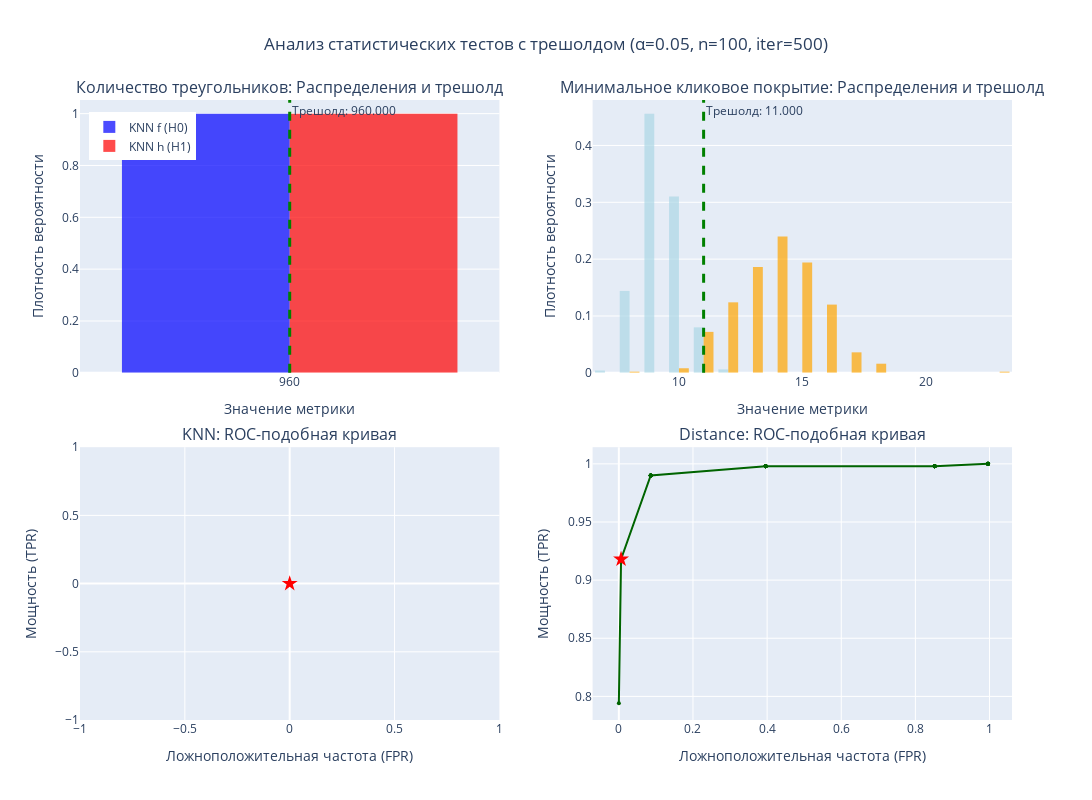

The notebook cell this image was saved under:
### Code cell
fig = make_subplots(
    rows=2,
    cols=2,
    subplot_titles=(
        "Количество треугольников: Распределения и трешолд",
        "Минимальное кликовое покрытие: Распределения и трешолд",
        "KNN: ROC-подобная кривая",
        "Distance: ROC-подобная кривая",
    ),
    specs=[
        [{"secondary_y": False}, {"secondary_y": False}],
        [{"secondary_y": False}, {"secondary_y": False}],
    ],
    vertical_spacing=0.12,
    horizontal_spacing=0.1,
)

fig.add_trace(
    go.Histogram(
        x=knn_f,
        name="KNN f (H0)",
        opacity=0.7,
        nbinsx=30,
        marker_color="blue",
        histnorm="probability density",
    ),
    row=1,
    col=1,
)

fig.add_trace(
    go.Histogram(
        x=knn_h,
        name="KNN h (H1)",
        opacity=0.7,
        nbinsx=30,
        marker_color="red",
        histnorm="probability density",
    ),
    row=1,
    col=1,
)

fig.add_vline(
    x=knn_thr,
    line=dict(color="green", width=3, dash="dash"),
    annotation_text=f"Трешолд: {knn_thr:.3f}",
    row=1,
    col=1,
)

fig.add_trace(
    go.Histogram(
        x=dist_f,
        name="Distance f (H0)",
        opacity=0.7,
        nbinsx=30,
        marker_color="lightblue",
        histnorm="probability density",
        showlegend=False,
    ),
    row=1,
    col=2,
)

fig.add_trace(
    go.Histogram(
        x=dist_h,
        name="Distance h (H1)",
        opacity=0.7,
        nbinsx=30,
        marker_color="orange",
        histnorm="probability density",
        showlegend=False,
    ),
    row=1,
    col=2,
)

fig.add_vline(
    x=dist_thr,
    line=dict(color="green", width=3, dash="dash"),
    annotation_text=f"Трешолд: {dist_thr:.3f}",
    row=1,
    col=2,
)

thresholds_knn: np.ndarray = np.linspace(min(knn_f), max(knn_f), 50)
power_knn: List[float] = [
    sum(np.array(knn_h) > thr) / len(knn_h) for thr in thresholds_knn
]
fpr_knn: List[float] = [
    sum(np.array(knn_f) > thr) / len(knn_f) for thr in thresholds_knn
]

fig.add_trace(
    go.Scatter(
        x=fpr_knn,
        y=power_knn,
        mode="lines+markers",
        name="KNN ROC",
        line=dict(color="purple", width=2),
        marker=dict(size=4),
        showlegend=False,
    ),
    row=2,
    col=1,
)

current_fpr_knn: float = sum(np.array(knn_f) > knn_thr) / len(knn_f)
current_power_knn: float = sum(np.array(knn_h) > knn_thr) / len(knn_h)
fig.add_trace(
    go.Scatter(
        x=[current_fpr_knn],
        y=[current_power_knn],
        mode="markers",
        marker=dict(size=12, color="red", symbol="star"),
        name=f"α={a}",
        showlegend=False,
    ),
    row=2,
    col=1,
)

thresholds_dist: np.ndarray = np.linspace(min(dist_f), max(dist_f), 50)
power_dist: List[float] = [
    sum(np.array(dist_h) > thr) / len(dist_h) for thr in thresholds_dist
]
fpr_dist: List[float] = [
    sum(np.array(dist_f) > thr) / len(dist_f) for thr in thresholds_dist
]

fig.add_trace(
    go.Scatter(
        x=fpr_dist,
        y=power_dist,
        mode="lines+markers",
        name="Distance ROC",
        line=dict(color="darkgreen", width=2),
        marker=dict(size=4),
        showlegend=False,
    ),
    row=2,
    col=2,
)

current_fpr_dist: float = sum(np.array(dist_f) > dist_thr) / len(dist_f)
current_power_dist: float = sum(np.array(dist_h) > dist_thr) / len(dist_h)
fig.add_trace(
    go.Scatter(
        x=[current_fpr_dist],
        y=[current_power_dist],
        mode="markers",
        marker=dict(size=12, color="red", symbol="star"),
        name=f"α={a}",
        showlegend=False,
    ),
    row=2,
    col=2,
)

fig.update_xaxes(title_text="Значение метрики", row=1, col=1)
fig.update_xaxes(title_text="Значение метрики", row=1, col=2)
fig.update_xaxes(title_text="Ложноположительная частота (FPR)", row=2, col=1)
fig.update_xaxes(title_text="Ложноположительная частота (FPR)", row=2, col=2)

fig.update_yaxes(title_text="Плотность вероятности", row=1, col=1)
fig.update_yaxes(title_text="Плотность вероятности", row=1, col=2)
fig.update_yaxes(title_text="Мощность (TPR)", row=2, col=1)
fig.update_yaxes(title_text="Мощность (TPR)", row=2, col=2)

fig.update_layout(
    title_text=f"Анализ статистических тестов с трешолдом (α={a}, n={n}, iter={mc_iter})",
    title_x=0.5,
    width=1300,
    height=800,
    showlegend=True,
    legend=dict(yanchor="top", y=0.98, xanchor="left", x=0.01),
)

fig.show()

### Figure 1 — Plotly figure (JSON) as saved in the notebook; plotly's stock layout.template omitted (floating-point values rounded to 4 significant figures; data arrays with more than 128 entries replaced by an {"elided": "..."} marker saying what was removed)
{"data": [{"histnorm": "probability density", "marker": {"color": "blue"}, "name": "KNN f (H0)", "nbinsx": 30, "opacity": 0.7, "type": "histogram", "x": {"elided": "500 int values"}, "xaxis": "x", "yaxis": "y"}, {"histnorm": "probability density", "marker": {"color": "red"}, "name": "KNN h (H1)", "nbinsx": 30, "opacity": 0.7, "type": "histogram", "x": {"elided": "500 int values"}, "xaxis": "x", "yaxis": "y"}, {"histnorm": "probability density", "marker": {"color": "lightblue"}, "name": "Distance f (H0)", "nbinsx": 30, "opacity": 0.7, "showlegend": false, "type": "histogram", "x": {"elided": "500 int values"}, "xaxis": "x2", "yaxis": "y2"}, {"histnorm": "probability density", "marker": {"color": "orange"}, "name": "Distance h (H1)", "nbinsx": 30, "opacity": 0.7, "showlegend": false, "type": "histogram", "x": {"elided": "500 int values"}, "xaxis": "x2", "yaxis": "y2"}, {"line": {"color": "purple", "width": 2}, "marker": {"size": 4}, "mode": "lines+markers", "name": "KNN ROC", "showlegend": false, "type": "scatter", "x": [0, 0, 0, 0, 0, 0, 0, 0, 0, 0, 0, 0, 0, 0, 0, 0, 0, 0, 0, 0, 0, 0, 0, 0, 0, 0, 0, 0, 0, 0, 0, 0, 0, 0, 0, 0, 0, 0, 0, 0, 0, 0, 0, 0, 0, 0, 0, 0, 0, 0], "xaxis": "x3", "y": [0, 0, 0, 0, 0, 0, 0, 0, 0, 0, 0, 0, 0, 0, 0, 0, 0, 0, 0, 0, 0, 0, 0, 0, 0, 0, 0, 0, 0, 0, 0, 0, 0, 0, 0, 0, 0, 0, 0, 0, 0, 0, 0, 0, 0, 0, 0, 0, 0, 0], "yaxis": "y3"}, {"marker": {"color": "red", "size": 12, "symbol": "star"}, "mode": "markers", "name": "α=0.05", "showlegend": false, "type": "scatter", "x": [0], "xaxis": "x3", "y": [0], "yaxis": "y3"}, {"line": {"color": "darkgreen", "width": 2}, "marker": {"size": 4}, "mode": "lines+markers", "name": "Distance ROC", "showlegend": false, "type": "scatter", "x": [0.996, 0.996, 0.996, 0.996, 0.996, 0.996, 0.996, 0.996, 0.996, 0.996, 0.852, 0.852, 0.852, 0.852, 0.852, 0.852, 0.852, 0.852, 0.852, 0.852, 0.396, 0.396, 0.396, 0.396, 0.396, 0.396, 0.396, 0.396, 0.396, 0.396, 0.086, 0.086, 0.086, 0.086, 0.086, 0.086, 0.086, 0.086, 0.086, 0.086, 0.006, 0.006, 0.006, 0.006, 0.006, 0.006, 0.006, 0.006, 0.006, 0], "xaxis": "x4", "y": [1, 1, 1, 1, 1, 1, 1, 1, 1, 1, 0.998, 0.998, 0.998, 0.998, 0.998, 0.998, 0.998, 0.998, 0.998, 0.998, 0.998, 0.998, 0.998, 0.998, 0.998, 0.998, 0.998, 0.998, 0.998, 0.998, 0.99, 0.99, 0.99, 0.99, 0.99, 0.99, 0.99, 0.99, 0.99, 0.99, 0.918, 0.918, 0.918, 0.918, 0.918, 0.918, 0.918, 0.918, 0.918, 0.794], "yaxis": "y4"}, {"marker": {"color": "red", "size": 12, "symbol": "star"}, "mode": "markers", "name": "α=0.05", "showlegend": false, "type": "scatter", "x": [0.006], "xaxis": "x4", "y": [0.918], "yaxis": "y4"}], "layout": {"annotations": [{"font": {"size": 16}, "showarrow": false, "text": "Количество треугольников: Распределения и трешолд", "x": 0.225, "xanchor": "center", "xref": "paper", "y": 1, "yanchor": "bottom", "yref": "paper"}, {"font": {"size": 16}, "showarrow": false, "text": "Минимальное кликовое покрытие: Распределения и трешолд", "x": 0.775, "xanchor": "center", "xref": "paper", "y": 1, "yanchor": "bottom", "yref": "paper"}, {"font": {"size": 16}, "showarrow": false, "text": "KNN: ROC-подобная кривая", "x": 0.225, "xanchor": "center", "xref": "paper", "y": 0.44, "yanchor": "bottom", "yref": "paper"}, {"font": {"size": 16}, "showarrow": false, "text": "Distance: ROC-подобная кривая", "x": 0.775, "xanchor": "center", "xref": "paper", "y": 0.44, "yanchor": "bottom", "yref": "paper"}, {"showarrow": false, "text": "Трешолд: 960.000", "x": 960, "xanchor": "left", "xref": "x", "y": 1, "yanchor": "top", "yref": "y domain"}, {"showarrow": false, "text": "Трешолд: 11.000", "x": 11, "xanchor": "left", "xref": "x2", "y": 1, "yanchor": "top", "yref": "y2 domain"}], "height": 800, "legend": {"x": 0.01, "xanchor": "left", "y": 0.98, "yanchor": "top"}, "shapes": [{"line": {"color": "green", "dash": "dash", "width": 3}, "type": "line", "x0": 960, "x1": 960, "xref": "x", "y0": 0, "y1": 1, "yref": "y domain"}, {"line": {"color": "green", "dash": "dash", "width": 3}, "type": "line", "x0": 11, "x1": 11, "xref": "x2", "y0": 0, "y1": 1, "yref": "y2 domain"}], "showlegend": true, "title": {"text": "Анализ статистических тестов с трешолдом (α=0.05, n=100, iter=500)", "x": 0.5}, "width": 1300, "xaxis": {"anchor": "y", "domain": [0, 0.45], "title": {"text": "Значение метрики"}}, "xaxis2": {"anchor": "y2", "domain": [0.55, 1], "title": {"text": "Значение метрики"}}, "xaxis3": {"anchor": "y3", "domain": [0, 0.45], "title": {"text": "Ложноположительная частота (FPR)"}}, "xaxis4": {"anchor": "y4", "domain": [0.55, 1], "title": {"text": "Ложноположительная частота (FPR)"}}, "yaxis": {"anchor": "x", "domain": [0.56, 1], "title": {"text": "Плотность вероятности"}}, "yaxis2": {"anchor": "x2", "domain": [0.56, 1], "title": {"text": "Плотность вероятности"}}, "yaxis3": {"anchor": "x3", "domain": [0, 0.44], "title": {"text": "Мощность (TPR)"}}, "yaxis4": {"anchor": "x4", "domain": [0, 0.44], "title": {"text": "Мощность (TPR)"}}}}
